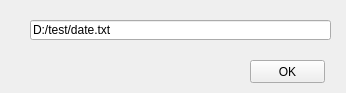
<?xml version="1.0" encoding="UTF-8"?>
<ui version="4.0">
 <class>Form</class>
 <widget class="QWidget" name="Form">
  <property name="geometry">
   <rect>
    <x>0</x>
    <y>0</y>
    <width>346</width>
    <height>93</height>
   </rect>
  </property>
  <property name="windowTitle">
   <string>Form</string>
  </property>
  <widget class="QLineEdit" name="path">
   <property name="geometry">
    <rect>
     <x>30</x>
     <y>20</y>
     <width>301</width>
     <height>20</height>
    </rect>
   </property>
   <property name="text">
    <string>D:/test/date.txt</string>
   </property>
  </widget>
  <widget class="QPushButton" name="btnOK">
   <property name="geometry">
    <rect>
     <x>250</x>
     <y>60</y>
     <width>75</width>
     <height>23</height>
    </rect>
   </property>
   <property name="text">
    <string>OK</string>
   </property>
  </widget>
 </widget>
 <resources/>
 <connections/>
</ui>
